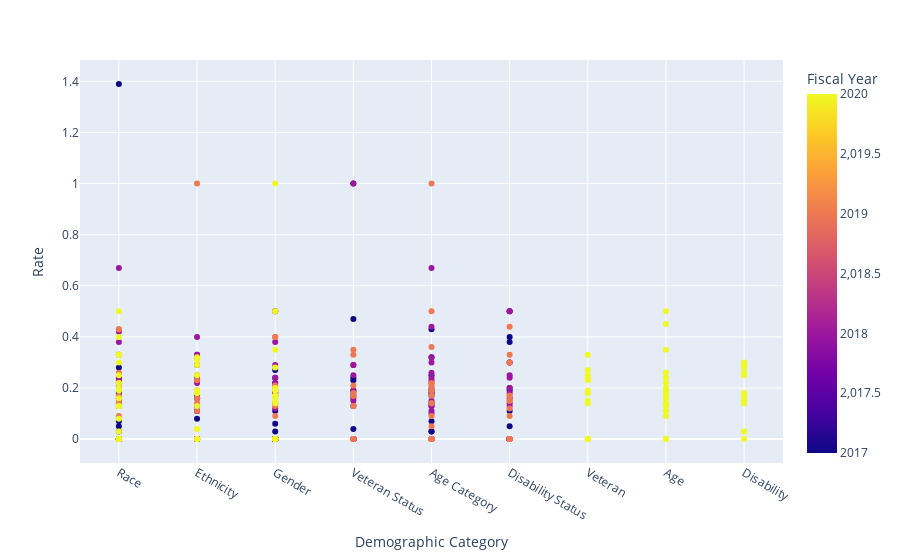

Source (notebook cell):
### Code cell
fig = px.scatter(df,x='Demographic Category', y='Rate',color='Fiscal Year',hover_name='Specific Demographic',hover_data=['Numerator','Denominator'])
fig.show()

### Figure 1 — Plotly figure (JSON) as saved in the notebook; plotly's stock layout.template omitted (floating-point values rounded to 4 significant figures; data arrays with more than 128 entries replaced by an {"elided": "..."} marker saying what was removed)
{"data": [{"customdata": {"elided": "490x2 int values"}, "hovertemplate": "<b>%{hovertext}</b><br><br>Demographic Category=%{x}<br>Rate=%{y}<br>Numerator=%{customdata[0]}<br>Denominator=%{customdata[1]}<br>Fiscal Year=%{marker.color}<extra></extra>", "hovertext": {"elided": "490 str values"}, "legendgroup": "", "marker": {"color": {"elided": "490 int values"}, "coloraxis": "coloraxis", "symbol": "circle"}, "mode": "markers", "name": "", "orientation": "v", "showlegend": false, "type": "scatter", "x": {"elided": "490 str values"}, "xaxis": "x", "y": {"elided": "490 float values"}, "yaxis": "y"}], "layout": {"coloraxis": {"colorbar": {"title": {"text": "Fiscal Year"}}, "colorscale": [[0, "#0d0887"], [0.1111, "#46039f"], [0.2222, "#7201a8"], [0.3333, "#9c179e"], [0.4444, "#bd3786"], [0.5556, "#d8576b"], [0.6667, "#ed7953"], [0.7778, "#fb9f3a"], [0.8889, "#fdca26"], [1, "#f0f921"]]}, "legend": {"tracegroupgap": 0}, "margin": {"t": 60}, "xaxis": {"anchor": "y", "domain": [0, 1], "title": {"text": "Demographic Category"}}, "yaxis": {"anchor": "x", "domain": [0, 1], "title": {"text": "Rate"}}}}
